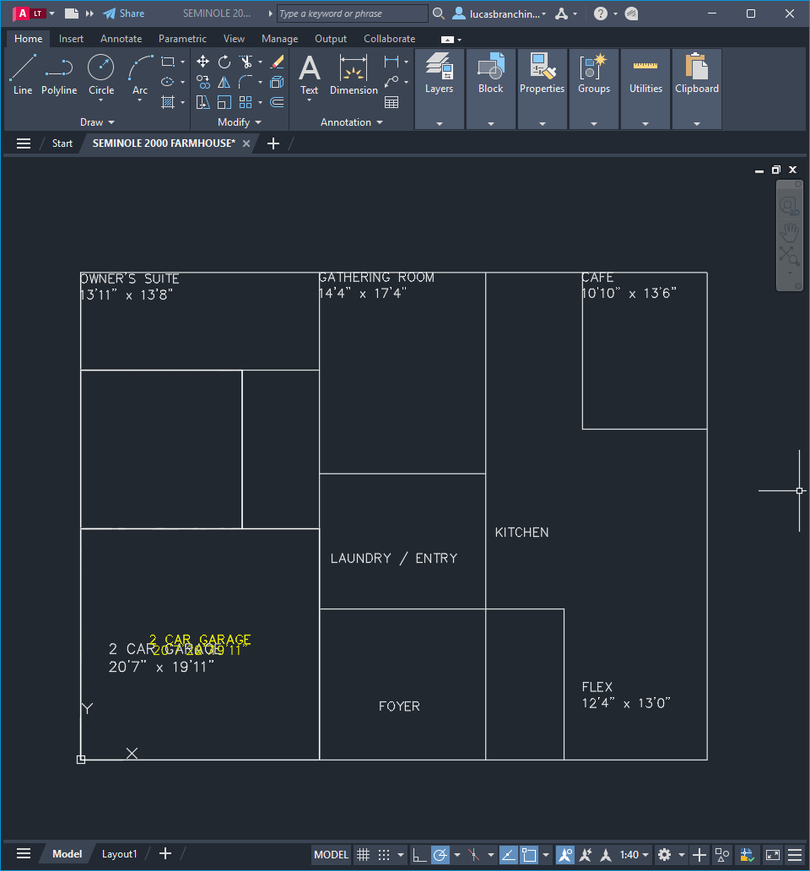
#> input picture backend/data/whitestone-v2.png, 810 x 871 px, shrunk from 960 x 1032 before the run
$ python -i inference_client.py   (imports and definitions only)
#> lines starting #> are read from the running program, lines starting #| are printed output that depends on the picture; after the words box and inside, x2 and y2 are one past the last pixel; in counts of white or black regions, pixels touching at a corner belong together
#> further down, picture is the input picture: shape (871, 810, 3); mean B, G, R 59.5, 50.1, 42.3
"""
inference_client.py
Local heuristic inference adapter for the v2 image pipeline.

Supports both color-coded synthetic images and real grayscale floor plans.
Detection strategy:
  - Walls: morphological H/V line extraction on binarized image
  - Automatic door/window detection is intentionally disabled
"""
from __future__ import annotations

import os
from typing import Any

import cv2
import numpy as np

from .image_utils import decode_image
from .opening_policy import OPENING_DETECTION_REASON

HEURISTIC_BACKEND = "heuristic_local"
MIN_SEGMENT_LENGTH = 20
MIN_WALL_THICKNESS = 2   # minimum rows (H) or cols (V) for a valid wall segment

# Thresholds for color-coded synthetic images
_GREEN_DOOR = dict(g_min=140, r_max=130, b_max=130)
_BLUE_WIN = dict(b_min=140, g_max=150, r_max=130)


# [50 lines left out: functions infer_structure, infer_heuristic_structure, _is_color_coded, not called in this run]


# ---------------------------------------------------------------------------
# Binarization — works on both color and grayscale input
# ---------------------------------------------------------------------------

def _binarize(image: np.ndarray) -> np.ndarray:
    """Return a binary mask where walls are white (255)."""
    if len(image.shape) == 3:
        gray = cv2.cvtColor(image, cv2.COLOR_BGR2GRAY)
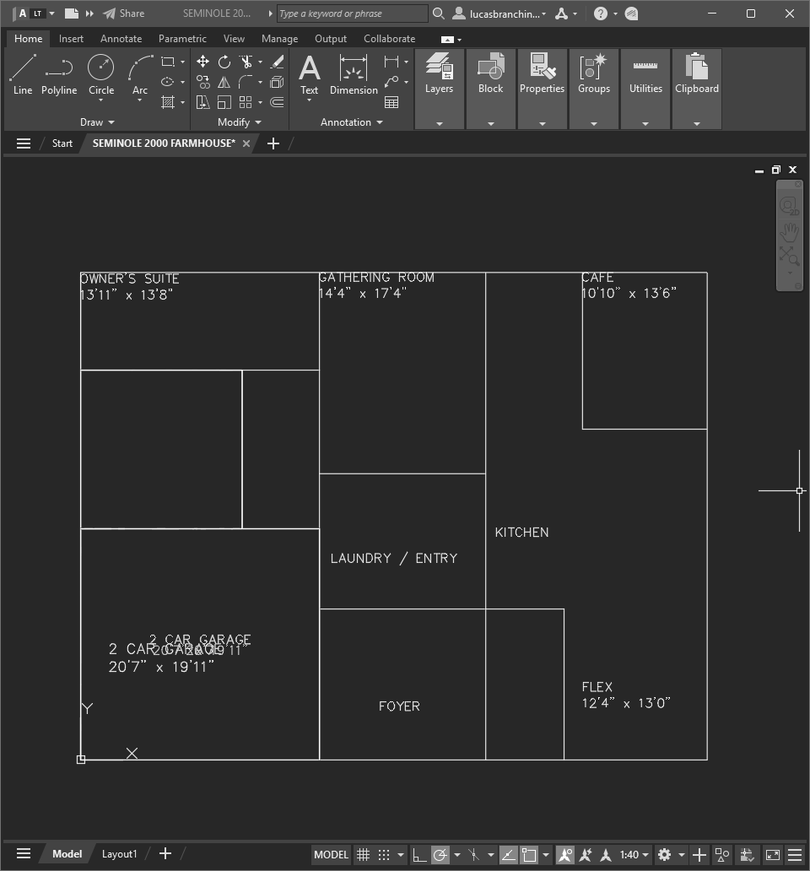
#> gray: shape (871, 810); min 0, max 255, mean 49
    else:
        gray = image.copy()

    # Gaussian blur to suppress noise and thin lines (text, hatching)
    blurred = cv2.GaussianBlur(gray, (3, 3), 0)

    # Otsu threshold — works on clean plans; adaptive for scanned plans
    _, otsu = cv2.threshold(blurred, 0, 255, cv2.THRESH_BINARY_INV + cv2.THRESH_OTSU)
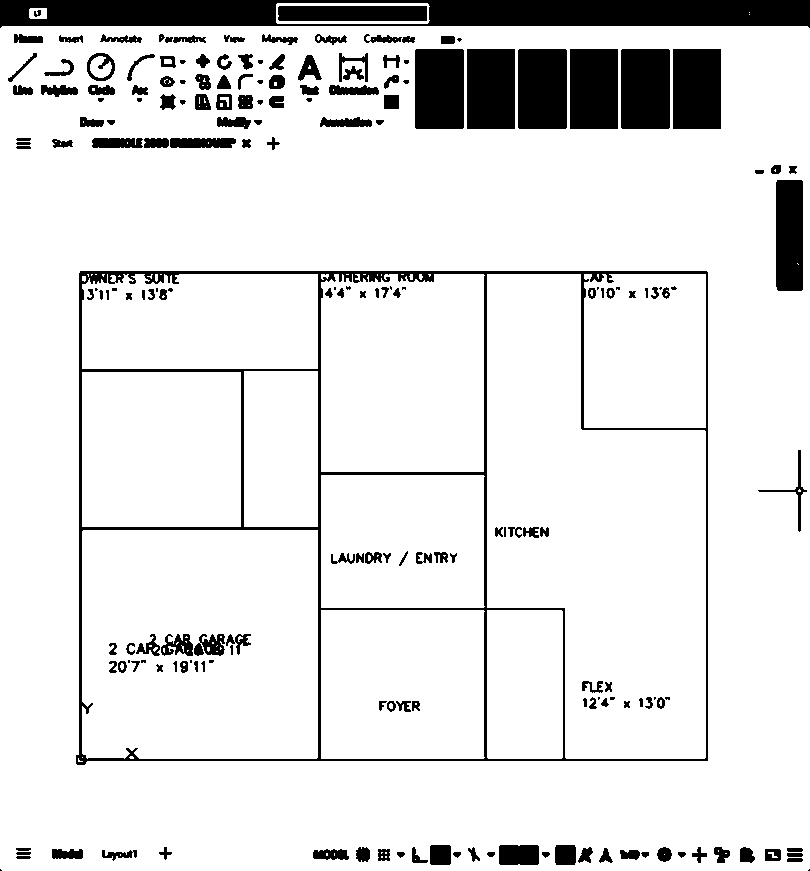
#> otsu: shape (871, 810); 88.7% white; 199 black regions (30 under 20 px), largest, box (x1, y1, x2, y2) and area: (0, 0, 810, 28) 17657, (76, 271, 708, 765) 13741, (415, 49, 464, 129) 3916

    # If very little dark content, the plan may be inverted or light-background
    dark_ratio = np.sum(otsu > 0) / otsu.size
#> dark_ratio = 0.887
    if dark_ratio > 0.5:
        # Too much "dark" — invert
        otsu = cv2.bitwise_not(otsu)

    # Morphological open to remove isolated noise pixels
    kernel_noise = np.ones((2, 2), dtype=np.uint8)
    clean = cv2.morphologyEx(otsu, cv2.MORPH_OPEN, kernel_noise)
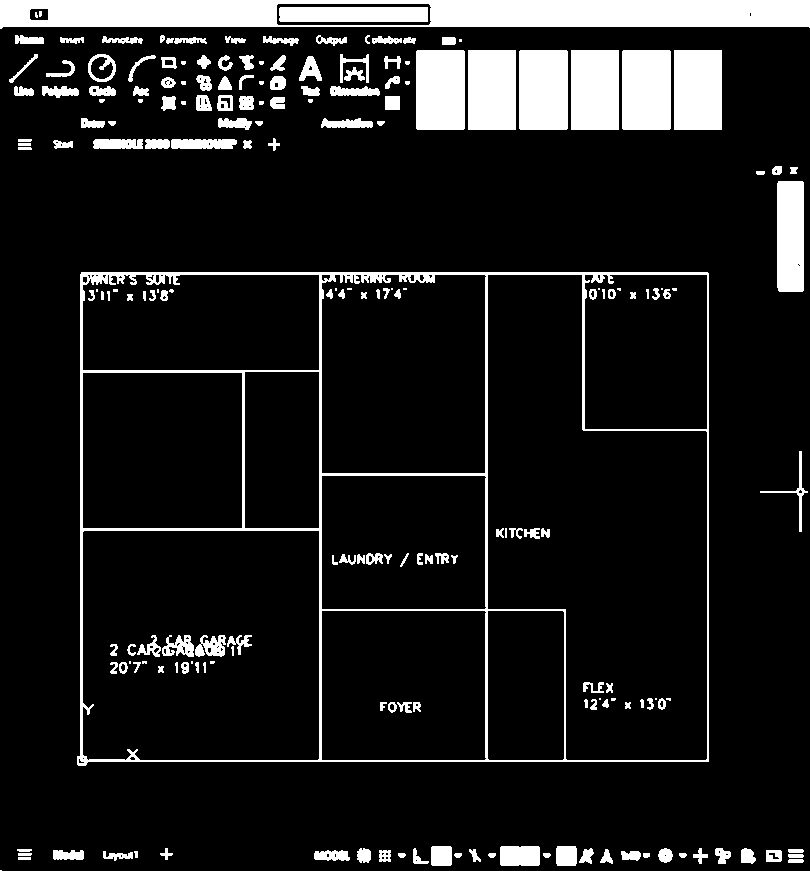
#> clean: shape (871, 810); 11.4% white; 203 white regions (34 under 20 px), largest, box (x1, y1, x2, y2) and area: (0, 0, 810, 29) 18466, (77, 272, 709, 766) 13730, (416, 50, 465, 130) 3916
    return clean


# [268 lines left out: functions _remove_openings, _color_door_mask, _color_window_mask, _extract_h_segments, _extract_v_segments, _segments_to_walls and 4 more, not called in this run]

>>> import cv2
>>> picture = cv2.imread('data/whitestone-v2.png')
>>> result = _binarize(picture)
